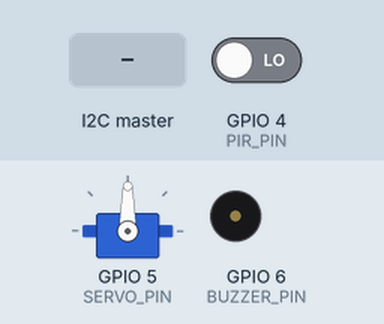
A sketch run on a simulated ESP32-S3. Shown: servo, buzzer (waves = sounding). Inputs (shaded band) come from the test bench; at power-on: GPIO 4 (PIR_PIN) LOW.

Above: at 1.2 s.
1.3 s: GPIO 4 (PIR_PIN) driven HIGH
At 2.2 s:
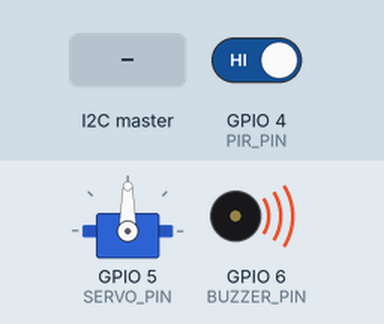
2.8 s: the I2C master sends the byte 1
At 3.4 s:
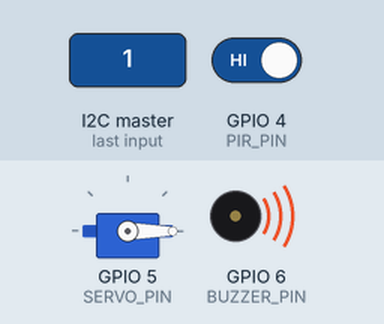
5.8 s: the I2C master sends the byte 0
At 7.2 s:
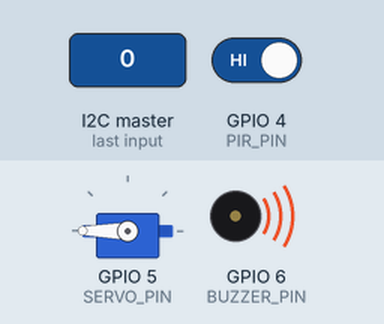
Timing chart, 0 to 10.9 s (numbered marks = the images above; inputs shaded):
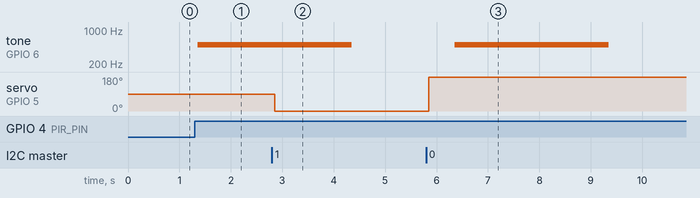

The sketch:

follower.ino
```cpp
/**
 * @file follower.ino
 * @author Elliot Norman
 * @author Melih Boyun
 * @date 2025-12-02
 * @brief Follower ESP32 smart door controller.
 *
 * This file implements the "follower" ESP32, which:
 *  - Receives lock/unlock commands from the leader over I2C.
 *  - Drives a servo to physically open/close the door.
 *  - Monitors a PIR motion sensor with hardware-timer-based debouncing.
 *  - Triggers a buzzer alarm when motion is detected while locked.
 *
 * All real-time behavior is implemented using FreeRTOS tasks, ISRs, and queues.
 */

#include "freertos/FreeRTOS.h"
#include "freertos/task.h" //for tasks
#include <Arduino.h>
#include <ESP32Servo.h>
#include <Wire.h>
#define I2C_SDA 8
#define I2C_SCL 9

#define SERVO_PIN 5  // motor pin (Changed from 18 to avoid USB_SEL conflict)
#define PIR_PIN 4    // motion sensor pin
#define ADDR 8       // address in I2C connection
#define BUZZER_PIN 6 // buzzer pin (Changed from 19 to avoid USB D- conflict)

const uint32_t LOW_FREQ = 50;
const uint32_t MEDIUM_FREQ = 500;
const uint32_t HIGH_FREQ = 10000;

const uint8_t RESOLUTION = 12;
const uint16_t MAX_DUTY_CYCLE = (1 << RESOLUTION) - 1;
const uint16_t DUTY_CYCLE = (MAX_DUTY_CYCLE >> 1);

/** @brief Servo instance that drives the door mechanism. */
Servo myServo;

/** @brief Hardware timer used to debounce the PIR motion sensor. */
hw_timer_t *debounceTimer = NULL;

/**
 * @brief Latched PIR sensor state.
 *
 * Updated by the debounce timer ISR and consumed by the controller task
 * to decide whether to trigger the buzzer when the door is commanded to lock.
 */
volatile bool pirState = false;

//===========QUEUES==============//

/**
 * @brief Queue for commands received over I2C.
 *
 * Each item is an @c int command from the leader:
 *  - 1: unlock (open door / set servo to open position)
 *  - other: lock request, which may trigger the buzzer if motion is detected.
 */
QueueHandle_t xI2cQueue;

/**
 * @brief Queue used to trigger the buzzer task.
 *
 * Any value pushed to this queue causes @ref TaskBuzzer to sound the buzzer
 * for a fixed duration.
 */
QueueHandle_t xBuzzerQueue;

//===========QUEUES==============//

//===========ISRs=============//

/**
 * @brief Debounce timer ISR for the PIR sensor.
 *
 * This ISR runs after a short debounce interval and samples the PIR pin.
 * The result is stored in @ref pirState, which is then used by the controller
 * task to decide whether motion is present.
 */
void IRAM_ATTR onTimerDebounce() {
  timerStop(debounceTimer);
  pirState = digitalRead(PIR_PIN);
}

/**
 * @brief PIR GPIO change ISR.
 *
 * Triggered on any change of the PIR input. Instead of reading the pin
 * immediately (which may be noisy), this ISR restarts the debounce timer.
 * The actual sampling of the PIR pin happens in @ref onTimerDebounce.
 */
void IRAM_ATTR onPIRChange() {
  timerWrite(debounceTimer, 0);
  timerStart(debounceTimer);
}

/**
 * @brief I2C receive callback.
 *
 * Called by the Wire library when the follower receives data from the leader.
 * It:
 *  - Reads incoming bytes as @c int commands.
 *  - Sends each command into @ref xI2cQueue using @c xQueueSendFromISR so the
 *    controller task can handle them in task context.
 *
 * @param len Number of bytes available in the receive buffer.
 */
void onReceive(int len) {
  while (Wire.available()) {
    int command = Wire.read();
    xQueueSendFromISR(xI2cQueue, &command, NULL);
  }
}
//===============ISRs================//

//===========BUZZER TASK==============//

/**
 * @brief FreeRTOS task that controls the buzzer output.
 *
 * The task:
 *  - Blocks on @ref xBuzzerQueue waiting for any message.
 *  - When a message is received, drives @ref BUZZER_PIN high for 1 second.
 *  - Turns the buzzer off and waits for the next trigger.
 *
 * @param parameter Unused task parameter (required by FreeRTOS).
 */
void TaskBuzzer(void *parameter) {
  int msg;
  while (1) {
    if (xQueueReceive(xBuzzerQueue, &msg,
                      portMAX_DELAY)) { // true if it receives
      ledcWrite(BUZZER_PIN, DUTY_CYCLE);
      ledcWriteTone(BUZZER_PIN, MEDIUM_FREQ);
      vTaskDelay(3000 / portTICK_PERIOD_MS);
      ledcWrite(BUZZER_PIN, 0);
    }
  }
}
//===========BUZZER TASK==============//

//===========CONTROLLER TASK==============//

/**
 * @brief Main controller task for servo and motion-locked behavior.
 *
 * Responsibilities:
 *  - Waits for lock/unlock commands from @ref xI2cQueue.
 *  - **Unlocked State** (command == 1):
 *      - If motion detected (@ref pirState HIGH): Opens door (servo 360).
 *      - If no motion: Closes door (servo 0).
 *  - **Locked State** (command == 0):
 *      - Ensures door is closed (servo 0).
 *      - If motion detected: Triggers buzzer alarm via @ref xBuzzerQueue.
 *  - Inserts a small periodic delay to yield CPU time.
 *
 * @param parameter Unused task parameter (required by FreeRTOS).
 */
void TaskController(void *parameter) {
  int command = 0;
  int currentAngle = 360;
  int curr_state = 0; // 0 = Locked, 1 = Unlocked
  bool open = false;
  bool alarmTriggered = false;

  while (1) {
    // Check for new commands from I2C
    if (xQueueReceive(xI2cQueue, &command, 0) == pdTRUE) {
      if (command == 1) {
        curr_state = 1; // Unlock
      } else {
        curr_state = 0; // Lock
      }
    }
    if (curr_state == 1) {
      // UNLOCKED STATE
      // Open door if motion is detected; door stays open until locked
      if (pirState && !open) {
        currentAngle = 0;
        myServo.write(currentAngle);
        vTaskDelay(500 / portTICK_PERIOD_MS);
        open = true;
      }
      // Ensure alarm trigger is reset when unlocked
      alarmTriggered = false;
    } else {
      // LOCKED STATE
      // Ensure door is closed
      if (open) {
        currentAngle = 180;
        myServo.write(currentAngle);
        open = false;
        vTaskDelay(500 / portTICK_PERIOD_MS);
      }
      // Check for motion to trigger alarm
      if (pirState) {
        if (!alarmTriggered) {
          int trigger = 1;
          if (uxQueueSpacesAvailable(xBuzzerQueue) > 0) {
            xQueueSend(xBuzzerQueue, &trigger, 0);
            alarmTriggered = true;
          }
        }
      } else {
        alarmTriggered = false;
      }
    }

    vTaskDelay(pdMS_TO_TICKS(8));
  }
}

//===========CONTROLLER TASK==============//

/**
 * @brief Arduino setup function.
 *
 * Initializes:
 *  - Serial port for debugging.
 *  - I2C in follower mode at address @ref ADDR and registers @ref onReceive.
 *  - GPIO directions for PIR sensor and buzzer.
 *  - Servo attachment and limits.
 *  - FreeRTOS queues @ref xI2cQueue and @ref xBuzzerQueue.
 *  - Hardware debounce timer and PIR GPIO interrupt @ref onPIRChange.
 *  - FreeRTOS tasks @ref TaskController and @ref TaskBuzzer pinned to
 *    separate cores.
 */
void setup() {
  Serial.begin(115200);

  // I2C
  Wire.onReceive(onReceive);
  Wire.begin(ADDR, I2C_SDA, I2C_SCL, 100000);
  // I2C

  // Servo and Sensor setup
  ESP32PWM::allocateTimer(0);
  myServo.setPeriodHertz(50);
  myServo.attach(SERVO_PIN, 500, 2400);
  // Servo and Sensor setup

  // IO PINS
  pinMode(PIR_PIN, INPUT);
  ledcAttach(BUZZER_PIN, LOW_FREQ, RESOLUTION);
  ledcWrite(BUZZER_PIN, 0);
  // IO PINS

  // QUEUE SETUP
  xI2cQueue = xQueueCreate(10, sizeof(int));
  xBuzzerQueue = xQueueCreate(5, sizeof(int));
  // QUEUE SETUP

  // TIMER
  debounceTimer = timerBegin(1000000);
  timerStop(debounceTimer);
  timerAttachInterrupt(debounceTimer, &onTimerDebounce);
  timerAlarm(debounceTimer, 50000, false, 0);
  attachInterrupt(digitalPinToInterrupt(PIR_PIN), onPIRChange,
                  CHANGE); // digital pin to interrupt
  // TIMER

  //================ FREERTOS TASKS ===============//
  xTaskCreatePinnedToCore(TaskController, "Logic Task", 4096, NULL, 1, NULL, 0);

  xTaskCreatePinnedToCore(TaskBuzzer, "Buzzer Task", 4096, NULL, 1, NULL, 1);
  //================ FREERTOS TASKS ===============//
}

/**
 * @brief Arduino main loop.
 *
 * Intentionally empty; all work is handled by FreeRTOS tasks and ISRs.
 */
void loop() {}
```

Measured:
- after the input at 1.3 s, tone on GPIO 6 (BUZZER_PIN): silent → 500 Hz after 0.05 s
- after the input at 2.8 s, servo on GPIO 5 (SERVO_PIN): 90° → 0° after 0.06 s
- after the input at 5.8 s, tone on GPIO 6 (BUZZER_PIN): silent → 500 Hz after 0.55 s, → silent 3.0 s later; servo on GPIO 5 (SERVO_PIN): 0° → 180° after 0.05 s
